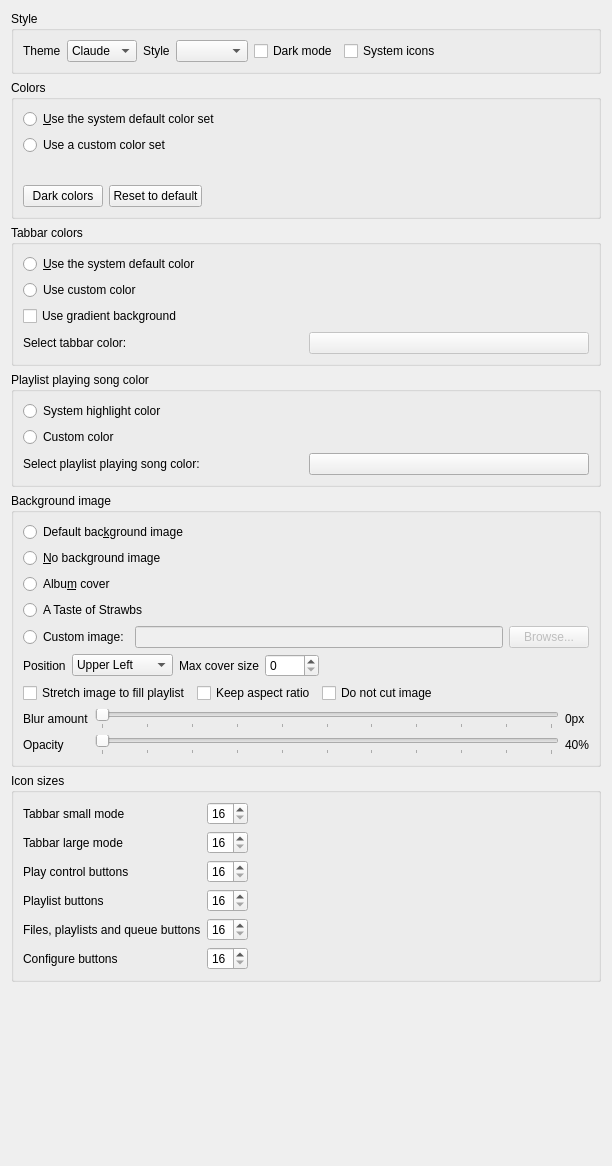
<?xml version="1.0" encoding="UTF-8"?>
<ui version="4.0">
 <class>AppearanceSettingsPage</class>
 <widget class="QWidget" name="AppearanceSettingsPage">
  <property name="geometry">
   <rect>
    <x>0</x>
    <y>0</y>
    <width>612</width>
    <height>1166</height>
   </rect>
  </property>
  <property name="windowTitle">
   <string>Appearance</string>
  </property>
  <layout class="QVBoxLayout" name="layout_appearancesettingspage">
   <item>
    <widget class="QGroupBox" name="groupbox_style">
     <property name="title">
      <string>Style</string>
     </property>
     <layout class="QVBoxLayout" name="verticalLayout">
      <item>
       <layout class="QHBoxLayout" name="layout_style">
        <item>
         <widget class="QLabel" name="label_theme">
          <property name="text">
           <string>Theme</string>
          </property>
         </widget>
        </item>
        <item>
         <widget class="QComboBox" name="combobox_theme">
          <property name="toolTip">
           <string>The Claude theme has warm colours, rounded controls and a flat sidebar, it follows the system light or dark mode. Classic uses the style and colours below.</string>
          </property>
          <item>
           <property name="text">
            <string>Claude</string>
           </property>
          </item>
          <item>
           <property name="text">
            <string>Classic</string>
           </property>
          </item>
         </widget>
        </item>
        <item>
         <widget class="QLabel" name="label_style">
          <property name="text">
           <string>Style</string>
          </property>
         </widget>
        </item>
        <item>
         <widget class="QComboBox" name="combobox_style">
          <property name="toolTip">
           <string>You might need to restart Strawberry for this setting to fully apply</string>
          </property>
         </widget>
        </item>
        <item>
         <widget class="QCheckBox" name="checkbox_dark_mode">
          <property name="text">
           <string>Dark mode</string>
          </property>
         </widget>
        </item>
        <item>
         <widget class="QCheckBox" name="checkbox_system_icons">
          <property name="toolTip">
           <string>You need to restart Strawberry for this setting to take affect</string>
          </property>
          <property name="text">
           <string>System icons</string>
          </property>
         </widget>
        </item>
        <item>
         <spacer name="spacer_style">
          <property name="orientation">
           <enum>Qt::Horizontal</enum>
          </property>
          <property name="sizeHint" stdset="0">
           <size>
            <width>40</width>
            <height>20</height>
           </size>
          </property>
         </spacer>
        </item>
       </layout>
      </item>
     </layout>
    </widget>
   </item>
   <item>
    <widget class="QGroupBox" name="groupbox_colors">
     <property name="toolTip">
      <string>Changing colors is only supported with some styles</string>
     </property>
     <property name="title">
      <string>Colors</string>
     </property>
     <layout class="QVBoxLayout" name="layout_colors">
      <item>
       <widget class="QRadioButton" name="use_system_color_set">
        <property name="text">
         <string>&amp;Use the system default color set</string>
        </property>
       </widget>
      </item>
      <item>
       <widget class="QRadioButton" name="use_custom_color_set">
        <property name="text">
         <string>Use a custom color set</string>
        </property>
       </widget>
      </item>
      <item>
       <widget class="QWidget" name="widget_custom_colors" native="true">
        <layout class="QFormLayout" name="layout_custom_colors"/>
       </widget>
      </item>
      <item>
       <layout class="QHBoxLayout" name="layout_color_presets">
        <item>
         <widget class="QPushButton" name="button_dark_colors">
          <property name="toolTip">
           <string>Set a custom color set suitable for a dark theme</string>
          </property>
          <property name="text">
           <string>Dark colors</string>
          </property>
         </widget>
        </item>
        <item>
         <widget class="QPushButton" name="button_reset_colors">
          <property name="toolTip">
           <string>Reset the custom color set to the system default colors</string>
          </property>
          <property name="text">
           <string>Reset to default</string>
          </property>
         </widget>
        </item>
        <item>
         <spacer name="spacer_color_presets">
          <property name="orientation">
           <enum>Qt::Horizontal</enum>
          </property>
          <property name="sizeHint" stdset="0">
           <size>
            <width>40</width>
            <height>20</height>
           </size>
          </property>
         </spacer>
        </item>
       </layout>
      </item>
     </layout>
    </widget>
   </item>
   <item>
    <widget class="QGroupBox" name="groupbox_tabbar_colors">
     <property name="title">
      <string>Tabbar colors</string>
     </property>
     <layout class="QVBoxLayout" name="layout_tabbar_colors">
      <item>
       <widget class="QRadioButton" name="tabbar_system_color">
        <property name="text">
         <string>&amp;Use the system default color</string>
        </property>
       </widget>
      </item>
      <item>
       <widget class="QRadioButton" name="tabbar_custom_color">
        <property name="text">
         <string>Use custom color</string>
        </property>
       </widget>
      </item>
      <item>
       <widget class="QCheckBox" name="tabbar_gradient">
        <property name="text">
         <string>Use gradient background</string>
        </property>
       </widget>
      </item>
      <item>
       <layout class="QHBoxLayout" name="layout_tabbar_color">
        <item>
         <widget class="QLabel" name="label_tabbar_color">
          <property name="enabled">
           <bool>true</bool>
          </property>
          <property name="text">
           <string>Select tabbar color:</string>
          </property>
         </widget>
        </item>
        <item>
         <widget class="QPushButton" name="select_tabbar_color">
          <property name="enabled">
           <bool>false</bool>
          </property>
          <property name="text">
           <string notr="true"/>
          </property>
         </widget>
        </item>
       </layout>
      </item>
     </layout>
    </widget>
   </item>
   <item>
    <widget class="QGroupBox" name="playlist_playing_song_color">
     <property name="title">
      <string>Playlist playing song color</string>
     </property>
     <layout class="QVBoxLayout" name="layout_playlist_playing_song_color">
      <item>
       <widget class="QRadioButton" name="playlist_playing_song_color_system">
        <property name="text">
         <string>System highlight color</string>
        </property>
       </widget>
      </item>
      <item>
       <widget class="QRadioButton" name="playlist_playing_song_color_custom">
        <property name="text">
         <string>Custom color</string>
        </property>
       </widget>
      </item>
      <item>
       <layout class="QHBoxLayout" name="layout_playlist_playing_song_color_custom">
        <item>
         <widget class="QLabel" name="label_select_playlist_playing_song_color">
          <property name="text">
           <string>Select playlist playing song color:</string>
          </property>
         </widget>
        </item>
        <item>
         <widget class="QPushButton" name="select_playlist_playing_song_color">
          <property name="text">
           <string/>
          </property>
         </widget>
        </item>
       </layout>
      </item>
     </layout>
    </widget>
   </item>
   <item>
    <widget class="QGroupBox" name="groupbox_background_image">
     <property name="title">
      <string>Background image</string>
     </property>
     <layout class="QVBoxLayout" name="layout_background_image">
      <item>
       <widget class="QRadioButton" name="use_default_background">
        <property name="text">
         <string>Default bac&amp;kground image</string>
        </property>
       </widget>
      </item>
      <item>
       <widget class="QRadioButton" name="use_no_background">
        <property name="text">
         <string>&amp;No background image</string>
        </property>
       </widget>
      </item>
      <item>
       <widget class="QRadioButton" name="use_album_cover_background">
        <property name="toolTip">
         <string>The album cover of the currently playing song</string>
        </property>
        <property name="text">
         <string>Albu&amp;m cover</string>
        </property>
       </widget>
      </item>
      <item>
       <widget class="QRadioButton" name="use_strawbs_background">
        <property name="text">
         <string notr="true">A Taste of Strawbs</string>
        </property>
       </widget>
      </item>
      <item>
       <layout class="QHBoxLayout" name="layout_custom_image">
        <item>
         <widget class="QRadioButton" name="use_custom_background_image">
          <property name="text">
           <string>Custom image:</string>
          </property>
         </widget>
        </item>
        <item>
         <widget class="QLineEdit" name="background_image_filename">
          <property name="enabled">
           <bool>false</bool>
          </property>
          <property name="text">
           <string notr="true"/>
          </property>
         </widget>
        </item>
        <item>
         <widget class="QPushButton" name="select_background_image_filename_button">
          <property name="enabled">
           <bool>false</bool>
          </property>
          <property name="text">
           <string>Browse...</string>
          </property>
         </widget>
        </item>
       </layout>
      </item>
      <item>
       <widget class="QWidget" name="widget_background_image_options" native="true">
        <layout class="QVBoxLayout" name="layout_custom_background_image_options">
         <property name="leftMargin">
          <number>0</number>
         </property>
         <property name="topMargin">
          <number>0</number>
         </property>
         <property name="rightMargin">
          <number>0</number>
         </property>
         <property name="bottomMargin">
          <number>0</number>
         </property>
         <item>
          <widget class="QWidget" name="widget_background_image_custom_position" native="true">
           <layout class="QHBoxLayout" name="layout_custom_position">
            <property name="leftMargin">
             <number>0</number>
            </property>
            <property name="topMargin">
             <number>0</number>
            </property>
            <property name="rightMargin">
             <number>0</number>
            </property>
            <property name="bottomMargin">
             <number>0</number>
            </property>
            <item>
             <widget class="QLabel" name="label_background_image_position">
              <property name="text">
               <string>Position</string>
              </property>
             </widget>
            </item>
            <item>
             <widget class="QComboBox" name="combobox_background_image_position">
              <item>
               <property name="text">
                <string>Upper Left</string>
               </property>
              </item>
              <item>
               <property name="text">
                <string>Upper Right</string>
               </property>
              </item>
              <item>
               <property name="text">
                <string>Middle</string>
               </property>
              </item>
              <item>
               <property name="text">
                <string>Bottom Left</string>
               </property>
              </item>
              <item>
               <property name="text">
                <string>Bottom Right</string>
               </property>
              </item>
             </widget>
            </item>
            <item>
             <widget class="QLabel" name="label_background_image_max_cover_size">
              <property name="text">
               <string>Max cover size</string>
              </property>
             </widget>
            </item>
            <item>
             <widget class="QSpinBox" name="spinbox_background_image_maxsize">
              <property name="minimum">
               <number>0</number>
              </property>
              <property name="maximum">
               <number>9000</number>
              </property>
             </widget>
            </item>
            <item>
             <spacer name="spacer_background_image_position">
              <property name="orientation">
               <enum>Qt::Horizontal</enum>
              </property>
              <property name="sizeHint" stdset="0">
               <size>
                <width>40</width>
                <height>20</height>
               </size>
              </property>
             </spacer>
            </item>
           </layout>
          </widget>
         </item>
         <item>
          <widget class="QWidget" name="widget_background_image_stretch" native="true">
           <layout class="QHBoxLayout" name="layout_background_image_stretch">
            <property name="leftMargin">
             <number>0</number>
            </property>
            <property name="topMargin">
             <number>0</number>
            </property>
            <property name="rightMargin">
             <number>0</number>
            </property>
            <property name="bottomMargin">
             <number>0</number>
            </property>
            <item>
             <widget class="QCheckBox" name="checkbox_background_image_stretch">
              <property name="text">
               <string>Stretch image to fill playlist</string>
              </property>
             </widget>
            </item>
            <item>
             <widget class="QCheckBox" name="checkbox_background_image_keep_aspect_ratio">
              <property name="text">
               <string>Keep aspect ratio</string>
              </property>
             </widget>
            </item>
            <item>
             <widget class="QCheckBox" name="checkbox_background_image_do_not_cut">
              <property name="text">
               <string>Do not cut image</string>
              </property>
             </widget>
            </item>
            <item>
             <spacer name="spacer_background_image_stretch">
              <property name="orientation">
               <enum>Qt::Horizontal</enum>
              </property>
              <property name="sizeHint" stdset="0">
               <size>
                <width>40</width>
                <height>20</height>
               </size>
              </property>
             </spacer>
            </item>
           </layout>
          </widget>
         </item>
         <item>
          <layout class="QGridLayout" name="layout_background_image_blur_opacity">
           <item row="0" column="0">
            <widget class="QLabel" name="label_background_image_blur">
             <property name="enabled">
              <bool>true</bool>
             </property>
             <property name="text">
              <string>Blur amount</string>
             </property>
            </widget>
           </item>
           <item row="0" column="1">
            <widget class="QSlider" name="slider_background_image_blur">
             <property name="minimum">
              <number>0</number>
             </property>
             <property name="maximum">
              <number>100</number>
             </property>
             <property name="orientation">
              <enum>Qt::Horizontal</enum>
             </property>
             <property name="tickPosition">
              <enum>QSlider::TicksBelow</enum>
             </property>
             <property name="tickInterval">
              <number>10</number>
             </property>
            </widget>
           </item>
           <item row="0" column="2">
            <widget class="QLabel" name="label_background_image_blur_radius">
             <property name="enabled">
              <bool>true</bool>
             </property>
             <property name="text">
              <string>0px</string>
             </property>
            </widget>
           </item>
           <item row="1" column="0">
            <widget class="QLabel" name="label_background_image_opacity">
             <property name="text">
              <string>Opacity</string>
             </property>
            </widget>
           </item>
           <item row="1" column="1">
            <widget class="QSlider" name="slider_background_image_opacity">
             <property name="maximum">
              <number>100</number>
             </property>
             <property name="singleStep">
              <number>10</number>
             </property>
             <property name="orientation">
              <enum>Qt::Horizontal</enum>
             </property>
             <property name="tickPosition">
              <enum>QSlider::TicksBelow</enum>
             </property>
             <property name="tickInterval">
              <number>10</number>
             </property>
            </widget>
           </item>
           <item row="1" column="2">
            <widget class="QLabel" name="label_background_image_opacity_2">
             <property name="text">
              <string>40%</string>
             </property>
            </widget>
           </item>
          </layout>
         </item>
        </layout>
       </widget>
      </item>
     </layout>
    </widget>
   </item>
   <item>
    <widget class="QGroupBox" name="groupbox_icon_sizes">
     <property name="title">
      <string>Icon sizes</string>
     </property>
     <layout class="QHBoxLayout" name="layout_groupbox_icon_sizes">
      <item>
       <layout class="QGridLayout" name="layout_icon_sizes">
        <item row="3" column="0">
         <widget class="QLabel" name="label_icon_size_playlist_buttons">
          <property name="text">
           <string>Playlist buttons</string>
          </property>
         </widget>
        </item>
        <item row="1" column="0">
         <widget class="QLabel" name="label_icon_size_tabbar_large_mode">
          <property name="text">
           <string>Tabbar large mode</string>
          </property>
         </widget>
        </item>
        <item row="2" column="0">
         <widget class="QLabel" name="label_icon_size_play_control_buttons">
          <property name="text">
           <string>Play control buttons</string>
          </property>
         </widget>
        </item>
        <item row="2" column="1">
         <widget class="QSpinBox" name="spinbox_icon_size_play_control_buttons">
          <property name="minimum">
           <number>16</number>
          </property>
          <property name="maximum">
           <number>64</number>
          </property>
         </widget>
        </item>
        <item row="4" column="1">
         <widget class="QSpinBox" name="spinbox_icon_size_left_panel_buttons">
          <property name="minimum">
           <number>16</number>
          </property>
          <property name="maximum">
           <number>64</number>
          </property>
         </widget>
        </item>
        <item row="5" column="0">
         <widget class="QLabel" name="label_icon_size_configure_buttons">
          <property name="text">
           <string>Configure buttons</string>
          </property>
         </widget>
        </item>
        <item row="3" column="1">
         <widget class="QSpinBox" name="spinbox_icon_size_playlist_buttons">
          <property name="minimum">
           <number>16</number>
          </property>
          <property name="maximum">
           <number>64</number>
          </property>
         </widget>
        </item>
        <item row="5" column="1">
         <widget class="QSpinBox" name="spinbox_icon_size_configure_buttons">
          <property name="minimum">
           <number>16</number>
          </property>
          <property name="maximum">
           <number>64</number>
          </property>
         </widget>
        </item>
        <item row="4" column="0">
         <widget class="QLabel" name="label_icon_size_left_panel_buttons">
          <property name="text">
           <string>Files, playlists and queue buttons</string>
          </property>
         </widget>
        </item>
        <item row="1" column="1">
         <widget class="QSpinBox" name="spinbox_icon_size_tabbar_large_mode">
          <property name="minimum">
           <number>16</number>
          </property>
          <property name="maximum">
           <number>64</number>
          </property>
         </widget>
        </item>
        <item row="0" column="0">
         <widget class="QLabel" name="label_icon_size_tabbar_small_mode">
          <property name="text">
           <string>Tabbar small mode</string>
          </property>
         </widget>
        </item>
        <item row="0" column="1">
         <widget class="QSpinBox" name="spinbox_icon_size_tabbar_small_mode">
          <property name="minimum">
           <number>16</number>
          </property>
          <property name="maximum">
           <number>64</number>
          </property>
         </widget>
        </item>
       </layout>
      </item>
      <item>
       <spacer name="spacer_icon_sizes">
        <property name="orientation">
         <enum>Qt::Horizontal</enum>
        </property>
        <property name="sizeHint" stdset="0">
         <size>
          <width>40</width>
          <height>20</height>
         </size>
        </property>
       </spacer>
      </item>
     </layout>
    </widget>
   </item>
   <item>
    <spacer name="spacer_bottom">
     <property name="orientation">
      <enum>Qt::Vertical</enum>
     </property>
     <property name="sizeHint" stdset="0">
      <size>
       <width>20</width>
       <height>40</height>
      </size>
     </property>
    </spacer>
   </item>
  </layout>
 </widget>
 <tabstops>
  <tabstop>combobox_theme</tabstop>
  <tabstop>combobox_style</tabstop>
  <tabstop>checkbox_dark_mode</tabstop>
  <tabstop>checkbox_system_icons</tabstop>
  <tabstop>use_system_color_set</tabstop>
  <tabstop>use_custom_color_set</tabstop>
  <tabstop>button_dark_colors</tabstop>
  <tabstop>button_reset_colors</tabstop>
  <tabstop>tabbar_system_color</tabstop>
  <tabstop>tabbar_custom_color</tabstop>
  <tabstop>tabbar_gradient</tabstop>
  <tabstop>select_tabbar_color</tabstop>
  <tabstop>playlist_playing_song_color_system</tabstop>
  <tabstop>playlist_playing_song_color_custom</tabstop>
  <tabstop>select_playlist_playing_song_color</tabstop>
  <tabstop>use_default_background</tabstop>
  <tabstop>use_no_background</tabstop>
  <tabstop>use_album_cover_background</tabstop>
  <tabstop>use_strawbs_background</tabstop>
  <tabstop>use_custom_background_image</tabstop>
  <tabstop>background_image_filename</tabstop>
  <tabstop>select_background_image_filename_button</tabstop>
  <tabstop>combobox_background_image_position</tabstop>
  <tabstop>spinbox_background_image_maxsize</tabstop>
  <tabstop>checkbox_background_image_stretch</tabstop>
  <tabstop>checkbox_background_image_keep_aspect_ratio</tabstop>
  <tabstop>checkbox_background_image_do_not_cut</tabstop>
  <tabstop>slider_background_image_blur</tabstop>
  <tabstop>slider_background_image_opacity</tabstop>
  <tabstop>spinbox_icon_size_tabbar_small_mode</tabstop>
  <tabstop>spinbox_icon_size_tabbar_large_mode</tabstop>
  <tabstop>spinbox_icon_size_play_control_buttons</tabstop>
  <tabstop>spinbox_icon_size_playlist_buttons</tabstop>
  <tabstop>spinbox_icon_size_left_panel_buttons</tabstop>
  <tabstop>spinbox_icon_size_configure_buttons</tabstop>
 </tabstops>
 <resources/>
 <connections/>
</ui>
